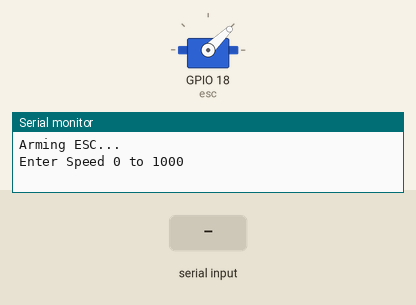
The sketch below on a simulated ESP32. Parts: servo, the last lines printed to the serial monitor. Inputs (shaded band) come from the test bench.

Above: at 4.2 s.
4.3 s: "200\n" received over Serial
At 5.3 s:
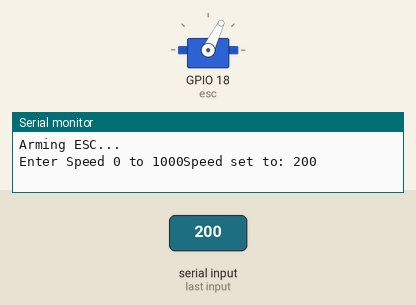
5.8 s: "90,45\n" received over Serial
At 6.5 s:
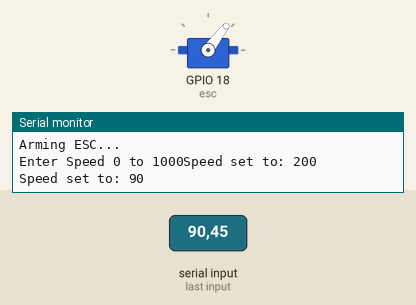
Timing chart, 0 to 8.8 s (numbered marks = the images above; inputs shaded):
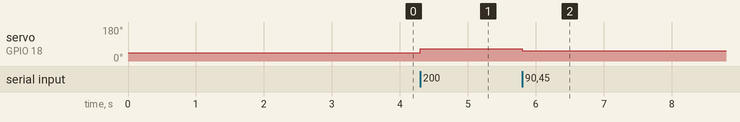

Measured:
- after the input at 4.3 s, servo on GPIO 18 (esc): 44° → 64° at once
- after the input at 5.8 s, servo on GPIO 18 (esc): 64° → 53° at once

The sketch:

BLDC_ESC_CODE01.ino
```cpp
#include <ESP32Servo.h>

Servo esc;
int currentSpeed = 1000;

void setup() {
  esc.attach(18);  // GPIO18

  Serial.begin(115200);
  Serial.println("Arming ESC...");

  // Send minimum throttle
  esc.writeMicroseconds(1000);
  delay(3000);  // wait for ESC to arm
  Serial.print("Enter Speed 0 to 1000");
}

void loop()
{
  if (Serial.available())
  {
    int inputSpeed = Serial.parseInt();

    // Flush leftover characters (newline, carriage return, etc.)
    while (Serial.available()) Serial.read();

    inputSpeed = constrain(inputSpeed, 0, 1000);
    int speedValue = map(inputSpeed, 0, 1000, 1000, 2000);
    esc.writeMicroseconds(speedValue);

    currentSpeed = speedValue;
    Serial.print("Speed set to: ");
    Serial.println(inputSpeed);
  }
  // No else needed — ESC holds last pulse automatically
}
```
